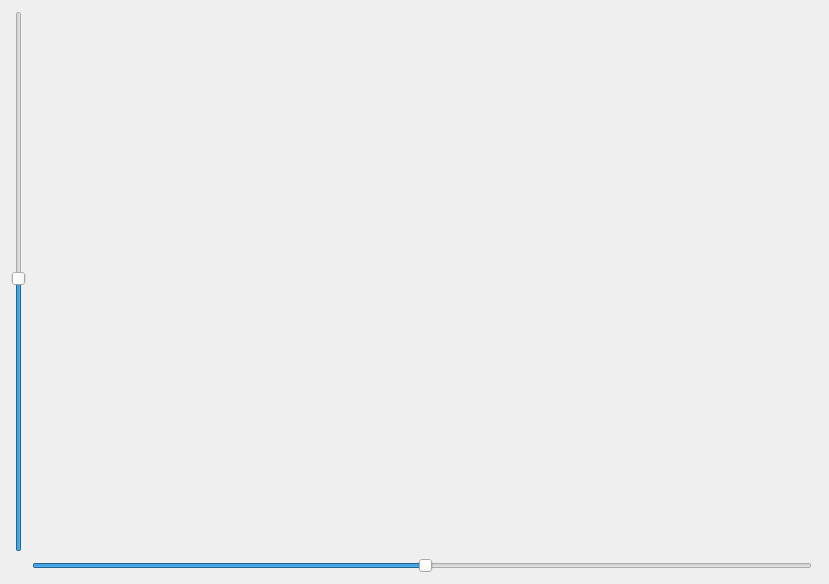
<?xml version="1.0" encoding="UTF-8"?>
<ui version="4.0">
 <class>Dialog</class>
 <widget class="QDialog" name="Dialog">
  <property name="geometry">
   <rect>
    <x>0</x>
    <y>0</y>
    <width>829</width>
    <height>584</height>
   </rect>
  </property>
  <property name="windowTitle">
   <string>Graph</string>
  </property>
  <layout class="QGridLayout" name="gridLayout">
   <item row="1" column="1">
    <widget class="QSlider" name="horizontalSlider">
     <property name="value">
      <number>50</number>
     </property>
     <property name="orientation">
      <enum>Qt::Horizontal</enum>
     </property>
    </widget>
   </item>
   <item row="0" column="1" colspan="2">
    <widget class="QCustomPlot" name="customPlot" native="true"/>
   </item>
   <item row="0" column="0">
    <widget class="QSlider" name="verticalSlider">
     <property name="value">
      <number>50</number>
     </property>
     <property name="orientation">
      <enum>Qt::Vertical</enum>
     </property>
    </widget>
   </item>
  </layout>
 </widget>
 <customwidgets>
  <customwidget>
   <class>QCustomPlot</class>
   <extends>QWidget</extends>
   <header>qcustomplot.h</header>
   <container>1</container>
  </customwidget>
 </customwidgets>
 <resources/>
 <connections/>
</ui>
